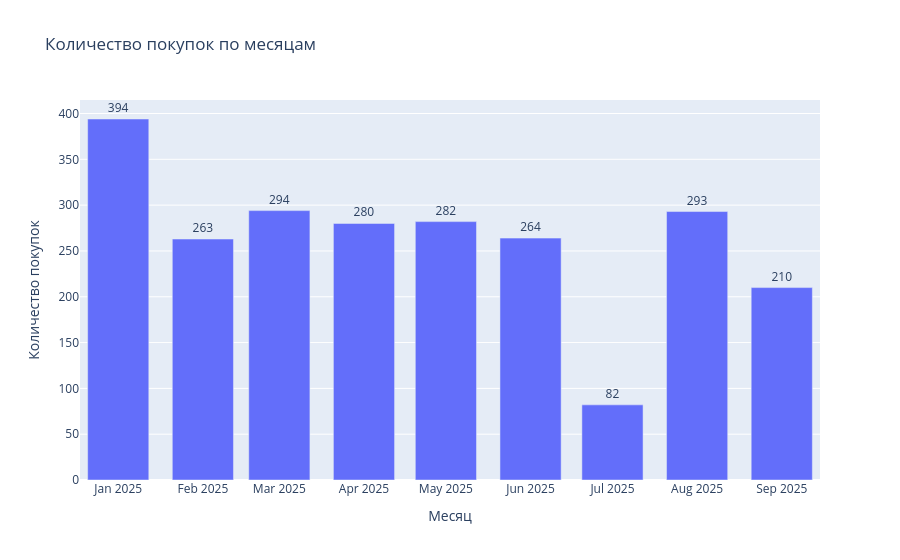

The notebook cell saved with this chart:
### Code cell
monthly_metrics = sessions_by_month.merge(
    purchases_by_month,
    on='month',
    how='left'
)

monthly_metrics['purchases_cnt'] = monthly_metrics['purchases_cnt'].fillna(0)
monthly_metrics['conversion_to_purchase'] = (
    monthly_metrics['purchases_cnt'] / monthly_metrics['sessions_cnt']
)
monthly_metrics['conversion_pct'] = (
    monthly_metrics['conversion_to_purchase'] * 100
).round(2)

fig = px.bar(
    monthly_metrics,
    x='month',
    y='purchases_cnt',
    title='Количество покупок по месяцам',
    labels={
        'month': 'Месяц',
        'purchases_cnt': 'Количество покупок'
    },
    text='purchases_cnt'
)

fig.update_traces(textposition='outside')
fig.show()

### Figure 1 — Plotly figure (JSON) as saved in the notebook; plotly's stock layout.template omitted (floating-point values rounded to 4 significant figures)
{"data": [{"hovertemplate": "Месяц=%{x}<br>Количество покупок=%{text}<extra></extra>", "legendgroup": "", "marker": {"color": "#636efa", "pattern": {"shape": ""}}, "name": "", "orientation": "v", "showlegend": false, "text": [394.0, 263.0, 294.0, 280.0, 282.0, 264.0, 82.0, 293.0, 210.0], "textposition": "outside", "x": ["2025-01-01T00:00:00.000000000", "2025-02-01T00:00:00.000000000", "2025-03-01T00:00:00.000000000", "2025-04-01T00:00:00.000000000", "2025-05-01T00:00:00.000000000", "2025-06-01T00:00:00.000000000", "2025-07-01T00:00:00.000000000", "2025-08-01T00:00:00.000000000", "2025-09-01T00:00:00.000000000"], "xaxis": "x", "y": [394, 263, 294, 280, 282, 264, 82, 293, 210], "yaxis": "y", "type": "bar"}], "layout": {"xaxis": {"anchor": "y", "domain": [0.0, 1.0], "title": {"text": "Месяц"}}, "yaxis": {"anchor": "x", "domain": [0.0, 1.0], "title": {"text": "Количество покупок"}}, "legend": {"tracegroupgap": 0}, "title": {"text": "Количество покупок по месяцам"}, "barmode": "relative"}}
